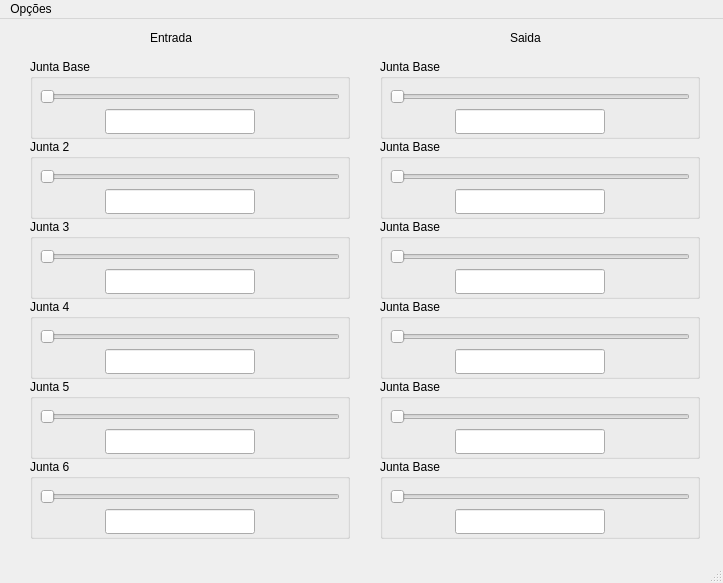
<?xml version="1.0" encoding="UTF-8"?>
<ui version="4.0">
 <class>ReferenciaJunta</class>
 <widget class="QMainWindow" name="ReferenciaJunta">
  <property name="enabled">
   <bool>true</bool>
  </property>
  <property name="geometry">
   <rect>
    <x>0</x>
    <y>0</y>
    <width>723</width>
    <height>583</height>
   </rect>
  </property>
  <property name="windowTitle">
   <string>MainWindow</string>
  </property>
  <widget class="QWidget" name="centralwidget">
   <widget class="QLabel" name="label">
    <property name="geometry">
     <rect>
      <x>150</x>
      <y>10</y>
      <width>67</width>
      <height>17</height>
     </rect>
    </property>
    <property name="text">
     <string>Entrada</string>
    </property>
   </widget>
   <widget class="QGroupBox" name="groupBox">
    <property name="geometry">
     <rect>
      <x>30</x>
      <y>40</y>
      <width>320</width>
      <height>80</height>
     </rect>
    </property>
    <property name="title">
     <string>Junta Base</string>
    </property>
    <widget class="QLineEdit" name="lineEdit">
     <property name="geometry">
      <rect>
       <x>75</x>
       <y>50</y>
       <width>150</width>
       <height>25</height>
      </rect>
     </property>
    </widget>
    <widget class="QSlider" name="horizontalSlider">
     <property name="geometry">
      <rect>
       <x>10</x>
       <y>30</y>
       <width>300</width>
       <height>16</height>
      </rect>
     </property>
     <property name="orientation">
      <enum>Qt::Horizontal</enum>
     </property>
    </widget>
   </widget>
   <widget class="QGroupBox" name="groupBox_2">
    <property name="geometry">
     <rect>
      <x>30</x>
      <y>120</y>
      <width>320</width>
      <height>80</height>
     </rect>
    </property>
    <property name="title">
     <string>Junta 2</string>
    </property>
    <widget class="QLineEdit" name="lineEdit_2">
     <property name="geometry">
      <rect>
       <x>75</x>
       <y>50</y>
       <width>150</width>
       <height>25</height>
      </rect>
     </property>
    </widget>
    <widget class="QSlider" name="horizontalSlider_2">
     <property name="geometry">
      <rect>
       <x>10</x>
       <y>30</y>
       <width>300</width>
       <height>16</height>
      </rect>
     </property>
     <property name="orientation">
      <enum>Qt::Horizontal</enum>
     </property>
    </widget>
   </widget>
   <widget class="QGroupBox" name="groupBox_3">
    <property name="geometry">
     <rect>
      <x>30</x>
      <y>200</y>
      <width>320</width>
      <height>80</height>
     </rect>
    </property>
    <property name="title">
     <string>Junta 3</string>
    </property>
    <widget class="QLineEdit" name="lineEdit_3">
     <property name="geometry">
      <rect>
       <x>75</x>
       <y>50</y>
       <width>150</width>
       <height>25</height>
      </rect>
     </property>
    </widget>
    <widget class="QSlider" name="horizontalSlider_3">
     <property name="geometry">
      <rect>
       <x>10</x>
       <y>30</y>
       <width>300</width>
       <height>16</height>
      </rect>
     </property>
     <property name="orientation">
      <enum>Qt::Horizontal</enum>
     </property>
    </widget>
   </widget>
   <widget class="QGroupBox" name="groupBox_4">
    <property name="geometry">
     <rect>
      <x>30</x>
      <y>280</y>
      <width>320</width>
      <height>80</height>
     </rect>
    </property>
    <property name="title">
     <string>Junta 4</string>
    </property>
    <widget class="QLineEdit" name="lineEdit_4">
     <property name="geometry">
      <rect>
       <x>75</x>
       <y>50</y>
       <width>150</width>
       <height>25</height>
      </rect>
     </property>
    </widget>
    <widget class="QSlider" name="horizontalSlider_4">
     <property name="geometry">
      <rect>
       <x>10</x>
       <y>30</y>
       <width>300</width>
       <height>16</height>
      </rect>
     </property>
     <property name="orientation">
      <enum>Qt::Horizontal</enum>
     </property>
    </widget>
   </widget>
   <widget class="QGroupBox" name="groupBox_5">
    <property name="geometry">
     <rect>
      <x>30</x>
      <y>360</y>
      <width>320</width>
      <height>80</height>
     </rect>
    </property>
    <property name="title">
     <string>Junta 5</string>
    </property>
    <widget class="QLineEdit" name="lineEdit_5">
     <property name="geometry">
      <rect>
       <x>75</x>
       <y>50</y>
       <width>150</width>
       <height>25</height>
      </rect>
     </property>
    </widget>
    <widget class="QSlider" name="horizontalSlider_5">
     <property name="geometry">
      <rect>
       <x>10</x>
       <y>30</y>
       <width>300</width>
       <height>16</height>
      </rect>
     </property>
     <property name="orientation">
      <enum>Qt::Horizontal</enum>
     </property>
    </widget>
   </widget>
   <widget class="QGroupBox" name="groupBox_6">
    <property name="geometry">
     <rect>
      <x>30</x>
      <y>440</y>
      <width>320</width>
      <height>80</height>
     </rect>
    </property>
    <property name="title">
     <string>Junta 6</string>
    </property>
    <widget class="QLineEdit" name="lineEdit_6">
     <property name="geometry">
      <rect>
       <x>75</x>
       <y>50</y>
       <width>150</width>
       <height>25</height>
      </rect>
     </property>
    </widget>
    <widget class="QSlider" name="horizontalSlider_6">
     <property name="geometry">
      <rect>
       <x>10</x>
       <y>30</y>
       <width>300</width>
       <height>16</height>
      </rect>
     </property>
     <property name="orientation">
      <enum>Qt::Horizontal</enum>
     </property>
    </widget>
   </widget>
   <widget class="QLabel" name="label_2">
    <property name="geometry">
     <rect>
      <x>510</x>
      <y>10</y>
      <width>67</width>
      <height>17</height>
     </rect>
    </property>
    <property name="text">
     <string>Saida</string>
    </property>
   </widget>
   <widget class="QGroupBox" name="groupBox_7">
    <property name="geometry">
     <rect>
      <x>380</x>
      <y>40</y>
      <width>320</width>
      <height>80</height>
     </rect>
    </property>
    <property name="title">
     <string>Junta Base</string>
    </property>
    <widget class="QLineEdit" name="lineEdit_8">
     <property name="geometry">
      <rect>
       <x>75</x>
       <y>50</y>
       <width>150</width>
       <height>25</height>
      </rect>
     </property>
    </widget>
    <widget class="QSlider" name="horizontalSlider_8">
     <property name="geometry">
      <rect>
       <x>10</x>
       <y>30</y>
       <width>300</width>
       <height>16</height>
      </rect>
     </property>
     <property name="orientation">
      <enum>Qt::Horizontal</enum>
     </property>
    </widget>
   </widget>
   <widget class="QGroupBox" name="groupBox_8">
    <property name="geometry">
     <rect>
      <x>380</x>
      <y>120</y>
      <width>320</width>
      <height>80</height>
     </rect>
    </property>
    <property name="title">
     <string>Junta Base</string>
    </property>
    <widget class="QLineEdit" name="lineEdit_9">
     <property name="geometry">
      <rect>
       <x>75</x>
       <y>50</y>
       <width>150</width>
       <height>25</height>
      </rect>
     </property>
    </widget>
    <widget class="QSlider" name="horizontalSlider_9">
     <property name="geometry">
      <rect>
       <x>10</x>
       <y>30</y>
       <width>300</width>
       <height>16</height>
      </rect>
     </property>
     <property name="orientation">
      <enum>Qt::Horizontal</enum>
     </property>
    </widget>
   </widget>
   <widget class="QGroupBox" name="groupBox_9">
    <property name="geometry">
     <rect>
      <x>380</x>
      <y>200</y>
      <width>320</width>
      <height>80</height>
     </rect>
    </property>
    <property name="title">
     <string>Junta Base</string>
    </property>
    <widget class="QLineEdit" name="lineEdit_10">
     <property name="geometry">
      <rect>
       <x>75</x>
       <y>50</y>
       <width>150</width>
       <height>25</height>
      </rect>
     </property>
    </widget>
    <widget class="QSlider" name="horizontalSlider_10">
     <property name="geometry">
      <rect>
       <x>10</x>
       <y>30</y>
       <width>300</width>
       <height>16</height>
      </rect>
     </property>
     <property name="orientation">
      <enum>Qt::Horizontal</enum>
     </property>
    </widget>
   </widget>
   <widget class="QGroupBox" name="groupBox_10">
    <property name="geometry">
     <rect>
      <x>380</x>
      <y>280</y>
      <width>320</width>
      <height>80</height>
     </rect>
    </property>
    <property name="title">
     <string>Junta Base</string>
    </property>
    <widget class="QLineEdit" name="lineEdit_11">
     <property name="geometry">
      <rect>
       <x>75</x>
       <y>50</y>
       <width>150</width>
       <height>25</height>
      </rect>
     </property>
    </widget>
    <widget class="QSlider" name="horizontalSlider_11">
     <property name="geometry">
      <rect>
       <x>10</x>
       <y>30</y>
       <width>300</width>
       <height>16</height>
      </rect>
     </property>
     <property name="orientation">
      <enum>Qt::Horizontal</enum>
     </property>
    </widget>
   </widget>
   <widget class="QGroupBox" name="groupBox_11">
    <property name="geometry">
     <rect>
      <x>380</x>
      <y>360</y>
      <width>320</width>
      <height>80</height>
     </rect>
    </property>
    <property name="title">
     <string>Junta Base</string>
    </property>
    <widget class="QLineEdit" name="lineEdit_12">
     <property name="geometry">
      <rect>
       <x>75</x>
       <y>50</y>
       <width>150</width>
       <height>25</height>
      </rect>
     </property>
    </widget>
    <widget class="QSlider" name="horizontalSlider_12">
     <property name="geometry">
      <rect>
       <x>10</x>
       <y>30</y>
       <width>300</width>
       <height>16</height>
      </rect>
     </property>
     <property name="orientation">
      <enum>Qt::Horizontal</enum>
     </property>
    </widget>
   </widget>
   <widget class="QGroupBox" name="groupBox_12">
    <property name="geometry">
     <rect>
      <x>380</x>
      <y>440</y>
      <width>320</width>
      <height>80</height>
     </rect>
    </property>
    <property name="title">
     <string>Junta Base</string>
    </property>
    <widget class="QLineEdit" name="lineEdit_13">
     <property name="geometry">
      <rect>
       <x>75</x>
       <y>50</y>
       <width>150</width>
       <height>25</height>
      </rect>
     </property>
    </widget>
    <widget class="QSlider" name="horizontalSlider_13">
     <property name="geometry">
      <rect>
       <x>10</x>
       <y>30</y>
       <width>300</width>
       <height>16</height>
      </rect>
     </property>
     <property name="orientation">
      <enum>Qt::Horizontal</enum>
     </property>
    </widget>
   </widget>
  </widget>
  <widget class="QMenuBar" name="menubar">
   <property name="geometry">
    <rect>
     <x>0</x>
     <y>0</y>
     <width>723</width>
     <height>22</height>
    </rect>
   </property>
   <widget class="QMenu" name="menuOpcoes">
    <property name="title">
     <string>Opções</string>
    </property>
    <addaction name="actionConectar"/>
    <addaction name="separator"/>
    <addaction name="actionSair"/>
   </widget>
   <addaction name="menuOpcoes"/>
  </widget>
  <widget class="QStatusBar" name="statusbar"/>
  <action name="actionConectar">
   <property name="text">
    <string>Conectar</string>
   </property>
  </action>
  <action name="actionSair">
   <property name="text">
    <string>Sair</string>
   </property>
  </action>
 </widget>
 <resources/>
 <connections/>
</ui>
